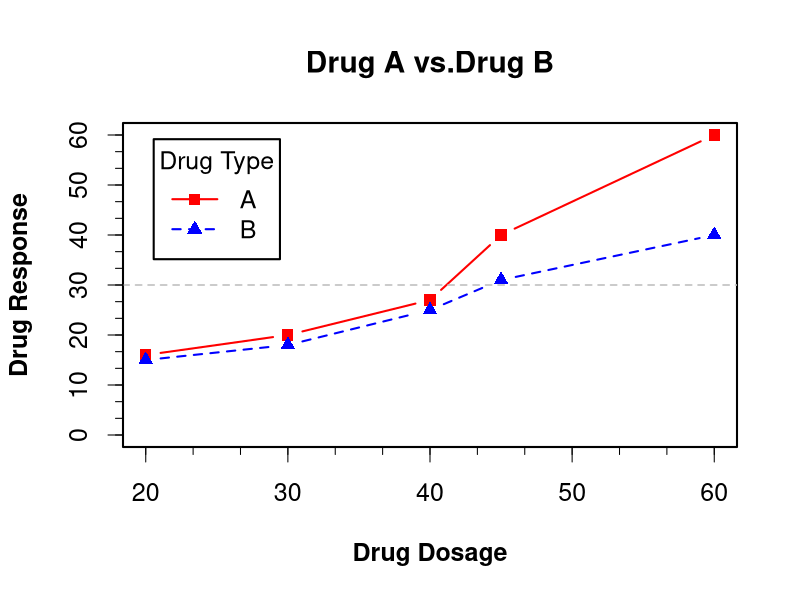

The R script that drew this image:
library(Hmisc)


dose <- c(20,30,40,45,60)
drugA <- c(16,20,27,40,60)
drugB <- c(15,18,25,31,40)


opar <- par(no.readonly = TRUE)
par(lwd=2,cex=1.5,font.lab=2)
plot(dose,drugA,type = "b",
     pch=15,lty=1,col="red",ylim=c(0,60),
     main="Drug A vs.Drug B",
     xlab="Drug Dosage",ylab="Drug Response")

lines(dose,drugB,type="b",
      pch=17,lty=2,col="blue")

abline(h=c(30),lwd=1.5,lty=2,col="gray")


minor.tick(nx=3,ny=3,tick.ratio=0.5)

legend("topleft",inset=.05,title="Drug Type",c("A","B"),
       lty=c(1,2),pch=c(15,17),col=c("red","blue"))

par(opar)
